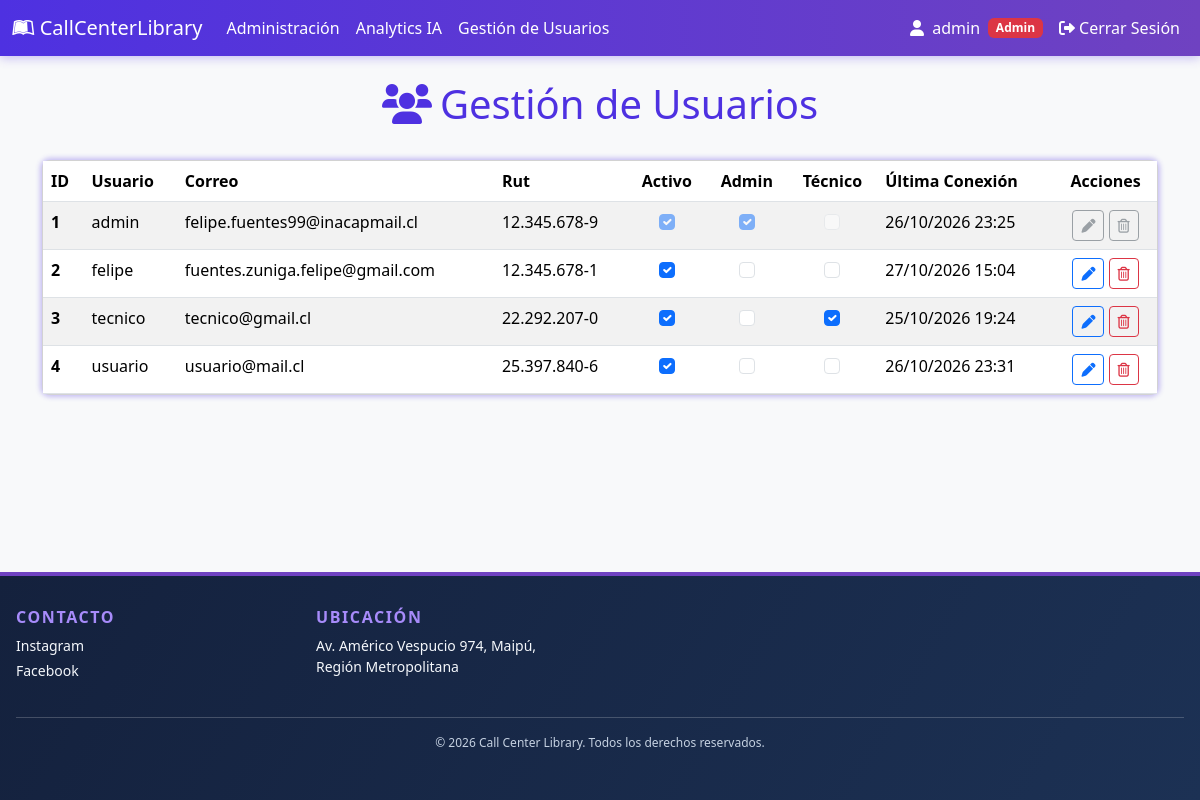
/GestionUsuarios/ (signed in), run on an earlier commit of the app's database.
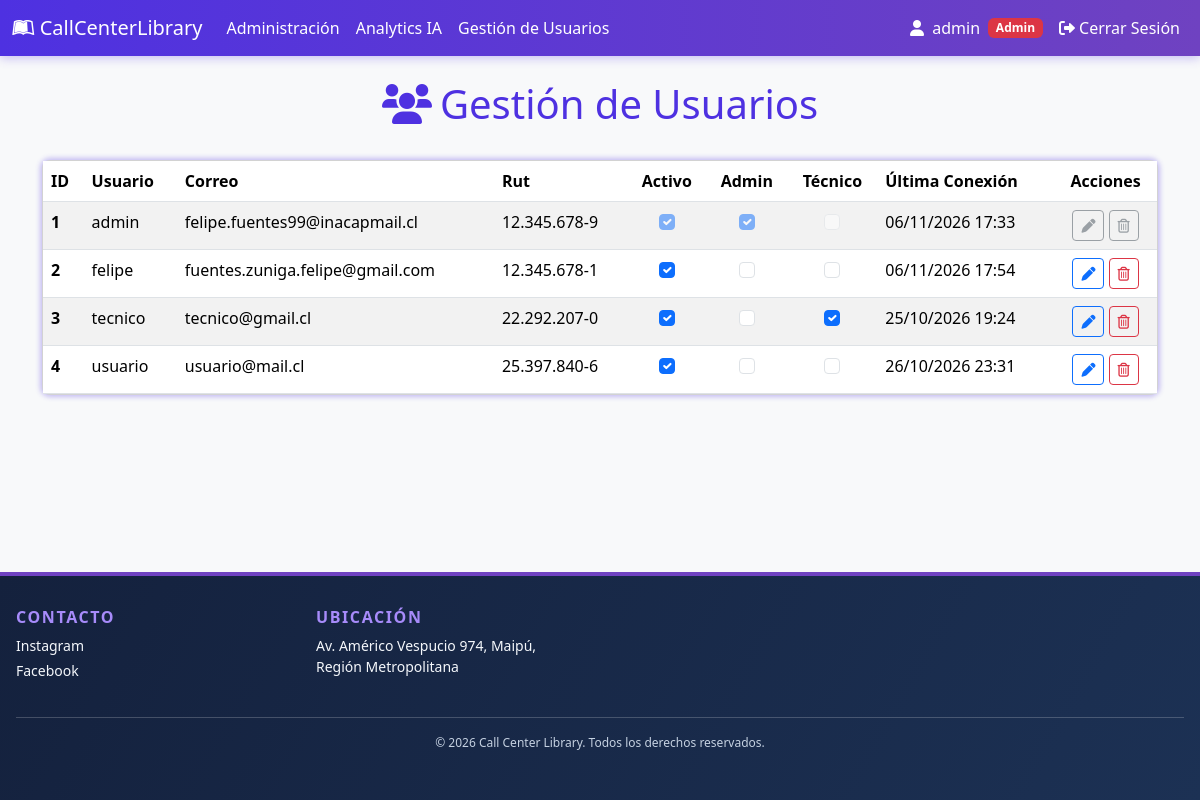
And on a later commit of the database.
### online/models.py (models this page shows, shortened)
class Usuario(AbstractBaseUser):
    nombre = models.CharField(
        verbose_name="Nombre", max_length=30, blank=True, null=True
    )
    apellido = models.CharField(
        verbose_name="Apellido", max_length=30, blank=True, null=True
    )
    rut = models.CharField(
        verbose_name="RUT", max_length=12, unique=True, blank=True, null=True
    )
    correo = models.EmailField(
        verbose_name="Correo electrónico",
        max_length=70,
        unique=True,
    )
    usuario = models.CharField(
        verbose_name="Usuario",
        max_length=50,
        unique=True,
    )
    fecha_nacimiento = models.DateField(
        verbose_name="Fecha de nacimiento", null=True, blank=True
    )
    activo = models.BooleanField(default=True)
    admin = models.BooleanField(default=False)
    tecnico = models.BooleanField(default=False)
    token = TextField(default="")
    token_hasta = DateTimeField(auto_now_add=True)
    USERNAME_FIELD = "usuario"
    REQUIRED_FIELDS = ["correo"]
    objects = UserManager()
    @property
    def is_active(self):
        return self.activo

### administracion/views.py (the view, shortened to what this page needs)
# urls.py: path("GestionUsuarios/", GestionUsuarios, name="gestion_usuarios"),
@login_required
def GestionUsuarios(request: HttpRequest) -> HttpResponse:
    usuario: object = request.user
    assert isinstance(usuario, Usuario)
    es_admin: int = usuario.admin
    es_tecnico: int = usuario.tecnico
    if not es_admin and not es_tecnico:
        return redirect(f"/Inicio/")
    Usuarios: QuerySet[Usuario] = Usuario.objects.all()
    return render(
        request       = request,
        template_name = "GestionUsuarios.html",
        context       = {"Usuarios": Usuarios},
    )

### administracion/templates/GestionUsuarios.html (shortened to what the changed rows need)
{% extends "componentes/header.html" %}
{% load static %}
{% block content %}
<div class="container py-4">
    <div class="row mb-4">
        <div class="col">
            <h1 class="text-center text-purple"><i class="fas fa-users me-2"></i>Gestión de Usuarios</h1>
        </div>
    </div>
    <div class="card card-purple">
        <div class="card-body p-0">
            <table class="table table-striped table-hover mb-0">
                <thead>
                    <tr>
                        <th scope="col">ID</th>
                        <th scope="col">Usuario</th>
                        <th scope="col">Correo</th>
                        <th scope="col">Rut</th>
                        <th scope="col" class="text-center">Activo</th>
                        <th scope="col" class="text-center">Admin</th>
                        <th scope="col" class="text-center">Técnico</th>
                        <th scope="col">Última Conexión</th>
                        <th scope="col" class="text-center">Acciones</th>
                    </tr>
                </thead>
                <tbody>
                {% for Usuario in Usuarios %}
                    <tr>
                        <th scope="row">{{ Usuario.id }}</th>
                        <td>
                            {{ Usuario.usuario }}
                        </td>
                        <td>{{ Usuario.correo }}</td>
                        <td>{{ Usuario.rut }}</td>
                        {% if Usuario.admin %}
                        <td class="text-center">
                            <input class="form-check-input" type="checkbox" name="activo" form="user-change-{{ Usuario.id }}" {% if Usuario.activo %}checked{% endif %} disabled/>
                        </td>
                        <td class="text-center">
                            <input class="form-check-input" type="checkbox" name="admin" form="user-change-{{ Usuario.id }}" {% if Usuario.admin %}checked{% endif %} disabled/>
                        </td>
                        <td class="text-center">
                            <input class="form-check-input" type="checkbox" name="tecnico" form="user-change-{{ Usuario.id }}" {% if Usuario.tecnico %}checked{% endif %} disabled/>
                        </td>
                        <td>{{ Usuario.last_login|date:"d/m/Y H:i" }}</td>
                        <td class="text-center">
                            <button class="btn btn-sm btn-outline-secondary" type="submit" form="user-change-{{ Usuario.id }}" disabled title="No editable">
                                <i class="fa-solid fa-pen"></i>
                            </button>
                            <form method="post" action="{% url 'eliminar_usuario' Usuario.id %}" onsubmit="return confirm('¿Estas seguro de borrar este usuario?')" class="d-inline">
                                <button class="btn btn-sm btn-outline-secondary" type="submit" disabled title="No eliminable">
                                    <i class="fa-regular fa-trash-can"></i>
                                </button>
                            </form>
                        </td>
                        {% else %}
                        <td class="text-center">
                            <input class="form-check-input" type="checkbox" name="activo" form="user-change-{{ Usuario.id }}" {% if Usuario.activo %}checked{% endif %}/>
                        </td>
                        <td class="text-center">
                            <input class="form-check-input" type="checkbox" name="admin" form="user-change-{{ Usuario.id }}" {% if Usuario.admin %}checked{% endif %}/>
                        </td>
                        <td class="text-center">
                            <input class="form-check-input" type="checkbox" name="tecnico" form="user-change-{{ Usuario.id }}" {% if Usuario.tecnico %}checked{% endif %}/>
                        </td>
                        <td>{{ Usuario.last_login|date:"d/m/Y H:i" }}</td>
                        <td class="text-center">
                            <button class="btn btn-sm btn-outline-primary" type="submit" form="user-change-{{ Usuario.id }}" title="Guardar cambios">
                                <i class="fa-solid fa-pen"></i>
                            </button>
                            <form method="post" action="{% url 'eliminar_usuario' Usuario.id %}" onsubmit="return confirm('¿Estas seguro de borrar este usuario?')" class="d-inline">
                                <button class="btn btn-sm btn-outline-danger" type="submit" title="Eliminar">
                                    <i class="fa-regular fa-trash-can"></i>
                                </button>
                            </form>
                        </td>
                        {% endif %}
                    </tr>
                {% empty %}
                    <tr><td colspan="9" class="text-center py-4 text-muted">No hay usuarios para mostrar.</td></tr>
                {% endfor %}
                </tbody>
              </table>
        </div>
    </div>
</div>
{% endblock %}

### online/templates/componentes/header.html (shortened to what this page needs)
{% load static %}
<!DOCTYPE html>
<html lang="es">
<head>
    <link rel="stylesheet" href="https://cdnjs.cloudflare.com/ajax/libs/font-awesome/6.0.0/css/all.min.css">
    <link href="https://cdn.jsdelivr.net/npm/bootstrap@5.3.8/dist/css/bootstrap.min.css" rel="stylesheet">
    <link href="{% static 'main.css'%}" rel="stylesheet">
</head>
<body>
    <nav class="navbar navbar-expand-lg">
        <div class="container-fluid">
            <a class="navbar-brand" href="{% if user.is_authenticated %}{% if user.admin or user.tecnico %}/Administracion/{% else %}/Inicio/{% endif %}{% else %}/{% endif %}">
            <i class="fa-brands fa-leanpub"></i>
                CallCenterLibrary
            </a>
            <div class="collapse navbar-collapse" id="navbar-items">
                <ul class="navbar-nav me-auto mb-2 mb-lg-0">
                    {% if user.is_authenticated %}
                        {% if user.admin or user.tecnico %}
                        <li class="nav-item">
                            <a class="nav-link" href="/Administracion/">Administración</a>
                        </li>
                        {% if user.admin %}
                        <li class="nav-item">
                            <a class="nav-link" href="{% url 'analytics_ia' %}">Analytics IA</a>
                        </li>
                        {% endif %}
                        {% if user.admin %}
                        <li class="nav-item">
                            <a class="nav-link" href="/GestionUsuarios/">Gestión de Usuarios</a>
                        </li>
                        {% endif %}
                        {% else %}
                        <li class="nav-item">
                            <a class="nav-link" href="/Inicio/">Inicio</a>
                        </li>
                        {% endif %}
                    {% else %}
                        <li class="nav-item">
                            <a class="nav-link" href="/">Inicio</a>
                        </li>
                    {% endif %}
                </ul>
                {% if user.is_authenticated %}
                    <span class="text-white me-2">
                        <i class="fas fa-user me-1"></i> {{ user.usuario }}
                    </span>
                    {% if user.admin %}
                        <span class="badge bg-danger me-2">Admin</span>
                    {% elif user.tecnico %}
                        <span class="badge bg-info me-2">Técnico</span>
                    {% endif %}
                {% endif %}
                <ul class="navbar-nav mb-2 mb-lg-0">
                    {% if user.is_authenticated %}
                        <li class="nav-item">
                            <form method="post" action="{% url 'Logout' %}" class="d-inline">
                                <button type="submit" class="btn btn-link nav-link">
                                    <i class="fas fa-sign-out-alt"></i> Cerrar Sesión
                                </button>
                            </form>
                        </li>
                    {% endif %}
                </ul>
            </div>
        </div>
    </nav>
    <main>
        {% block content %}
        {% endblock %}
    </main>
    <footer class="site-footer">
        <div class="footer-content">
            <section class="footer-section">
                <h2>Contacto</h2>
                <p>Instagram</p>
                <p>Facebook</p>
            </section>
            <section class="footer-section">
                <h2>Ubicación</h2>
                <p>Av. Américo Vespucio 974, Maipú, Región Metropolitana</p>
            </section>
            <p class="footer-copyright">© 2026 Call Center Library. Todos los derechos reservados.</p>
        </div>
    </footer>
</body>
</html>

What changed in the data, as far as the page shows it:
changed Usuario "admin": last_login "26/10/2026 23:25" → "06/11/2026 17:33"
changed Usuario "felipe": last_login "27/10/2026 15:04" → "06/11/2026 17:54"
